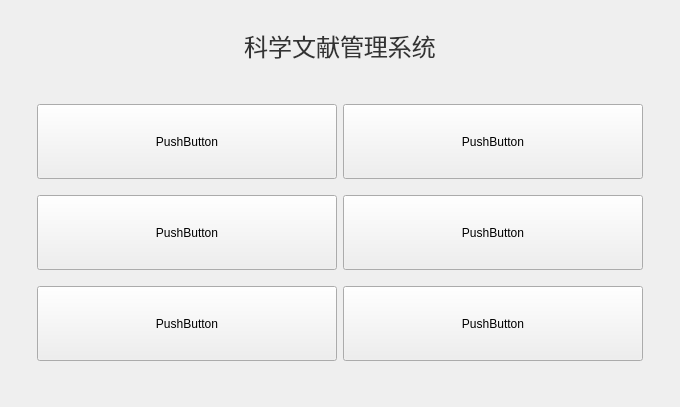
<?xml version="1.0" encoding="UTF-8"?>
<ui version="4.0">
 <class>FunctionPage</class>
 <widget class="QWidget" name="FunctionPage">
  <property name="geometry">
   <rect>
    <x>0</x>
    <y>0</y>
    <width>680</width>
    <height>407</height>
   </rect>
  </property>
  <property name="windowTitle">
   <string>Form</string>
  </property>
  <layout class="QGridLayout" name="gridLayout">
   <item row="2" column="1">
    <spacer name="verticalSpacer_2">
     <property name="orientation">
      <enum>Qt::Orientation::Vertical</enum>
     </property>
     <property name="sizeHint" stdset="0">
      <size>
       <width>20</width>
       <height>40</height>
      </size>
     </property>
    </spacer>
   </item>
   <item row="1" column="0">
    <spacer name="horizontalSpacer">
     <property name="orientation">
      <enum>Qt::Orientation::Horizontal</enum>
     </property>
     <property name="sizeHint" stdset="0">
      <size>
       <width>20</width>
       <height>37</height>
      </size>
     </property>
    </spacer>
   </item>
   <item row="1" column="2">
    <spacer name="horizontalSpacer_2">
     <property name="orientation">
      <enum>Qt::Orientation::Horizontal</enum>
     </property>
     <property name="sizeHint" stdset="0">
      <size>
       <width>40</width>
       <height>20</height>
      </size>
     </property>
    </spacer>
   </item>
   <item row="0" column="1">
    <spacer name="verticalSpacer_3">
     <property name="orientation">
      <enum>Qt::Orientation::Vertical</enum>
     </property>
     <property name="sizeType">
      <enum>QSizePolicy::Policy::Expanding</enum>
     </property>
     <property name="sizeHint" stdset="0">
      <size>
       <width>20</width>
       <height>30</height>
      </size>
     </property>
    </spacer>
   </item>
   <item row="1" column="1">
    <widget class="QLabel" name="label">
     <property name="font">
      <font>
       <family>华文行楷</family>
       <pointsize>-1</pointsize>
       <italic>false</italic>
       <bold>false</bold>
      </font>
     </property>
     <property name="styleSheet">
      <string notr="true">background-color: transparent;
font: &quot;华文行楷&quot;;
font-size: 24px;
border: none;
color: #333333;</string>
     </property>
     <property name="text">
      <string>科学文献管理系统</string>
     </property>
     <property name="alignment">
      <set>Qt::AlignmentFlag::AlignCenter</set>
     </property>
    </widget>
   </item>
   <item row="3" column="1">
    <widget class="QWidget" name="widget" native="true">
     <property name="sizePolicy">
      <sizepolicy hsizetype="Expanding" vsizetype="Expanding">
       <horstretch>0</horstretch>
       <verstretch>0</verstretch>
      </sizepolicy>
     </property>
     <layout class="QGridLayout" name="gridLayout_2">
      <item row="4" column="0">
       <widget class="QPushButton" name="pushButton_4">
        <property name="minimumSize">
         <size>
          <width>300</width>
          <height>75</height>
         </size>
        </property>
        <property name="text">
         <string>PushButton</string>
        </property>
       </widget>
      </item>
      <item row="2" column="1">
       <widget class="QPushButton" name="pushButton_5">
        <property name="minimumSize">
         <size>
          <width>300</width>
          <height>75</height>
         </size>
        </property>
        <property name="text">
         <string>PushButton</string>
        </property>
       </widget>
      </item>
      <item row="1" column="0">
       <spacer name="verticalSpacer_4">
        <property name="orientation">
         <enum>Qt::Orientation::Vertical</enum>
        </property>
        <property name="sizeType">
         <enum>QSizePolicy::Policy::Fixed</enum>
        </property>
        <property name="sizeHint" stdset="0">
         <size>
          <width>20</width>
          <height>10</height>
         </size>
        </property>
       </spacer>
      </item>
      <item row="3" column="0">
       <spacer name="verticalSpacer_5">
        <property name="orientation">
         <enum>Qt::Orientation::Vertical</enum>
        </property>
        <property name="sizeType">
         <enum>QSizePolicy::Policy::Fixed</enum>
        </property>
        <property name="sizeHint" stdset="0">
         <size>
          <width>20</width>
          <height>10</height>
         </size>
        </property>
       </spacer>
      </item>
      <item row="0" column="0">
       <widget class="QPushButton" name="pushButton">
        <property name="minimumSize">
         <size>
          <width>300</width>
          <height>75</height>
         </size>
        </property>
        <property name="text">
         <string>PushButton</string>
        </property>
       </widget>
      </item>
      <item row="0" column="1">
       <widget class="QPushButton" name="pushButton_2">
        <property name="minimumSize">
         <size>
          <width>300</width>
          <height>75</height>
         </size>
        </property>
        <property name="text">
         <string>PushButton</string>
        </property>
       </widget>
      </item>
      <item row="2" column="0">
       <widget class="QPushButton" name="pushButton_3">
        <property name="minimumSize">
         <size>
          <width>300</width>
          <height>75</height>
         </size>
        </property>
        <property name="text">
         <string>PushButton</string>
        </property>
       </widget>
      </item>
      <item row="4" column="1">
       <widget class="QPushButton" name="pushButton_6">
        <property name="minimumSize">
         <size>
          <width>300</width>
          <height>75</height>
         </size>
        </property>
        <property name="text">
         <string>PushButton</string>
        </property>
       </widget>
      </item>
     </layout>
    </widget>
   </item>
   <item row="4" column="1">
    <spacer name="verticalSpacer">
     <property name="orientation">
      <enum>Qt::Orientation::Vertical</enum>
     </property>
     <property name="sizeHint" stdset="0">
      <size>
       <width>20</width>
       <height>40</height>
      </size>
     </property>
    </spacer>
   </item>
   <item row="3" column="0">
    <spacer name="horizontalSpacer_3">
     <property name="orientation">
      <enum>Qt::Orientation::Horizontal</enum>
     </property>
     <property name="sizeHint" stdset="0">
      <size>
       <width>40</width>
       <height>20</height>
      </size>
     </property>
    </spacer>
   </item>
   <item row="3" column="2">
    <spacer name="horizontalSpacer_4">
     <property name="orientation">
      <enum>Qt::Orientation::Horizontal</enum>
     </property>
     <property name="sizeHint" stdset="0">
      <size>
       <width>40</width>
       <height>20</height>
      </size>
     </property>
    </spacer>
   </item>
  </layout>
 </widget>
 <resources/>
 <connections/>
</ui>
